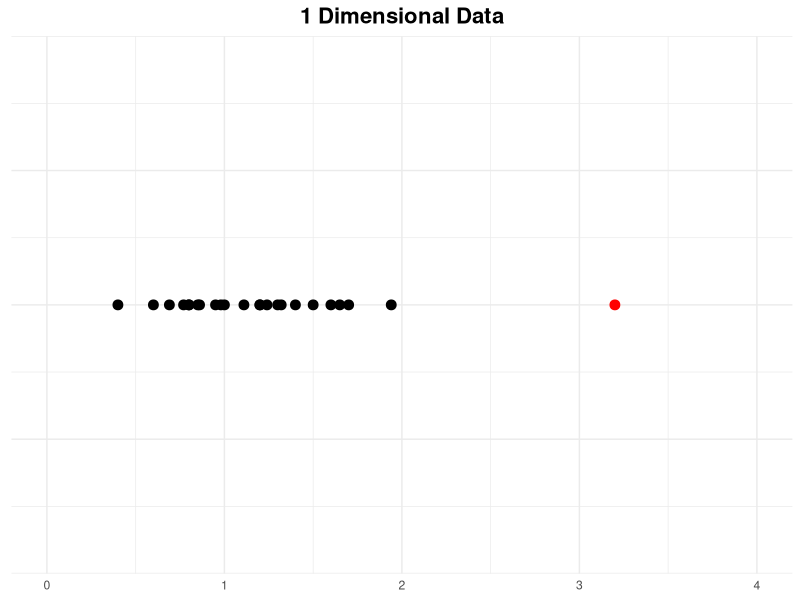
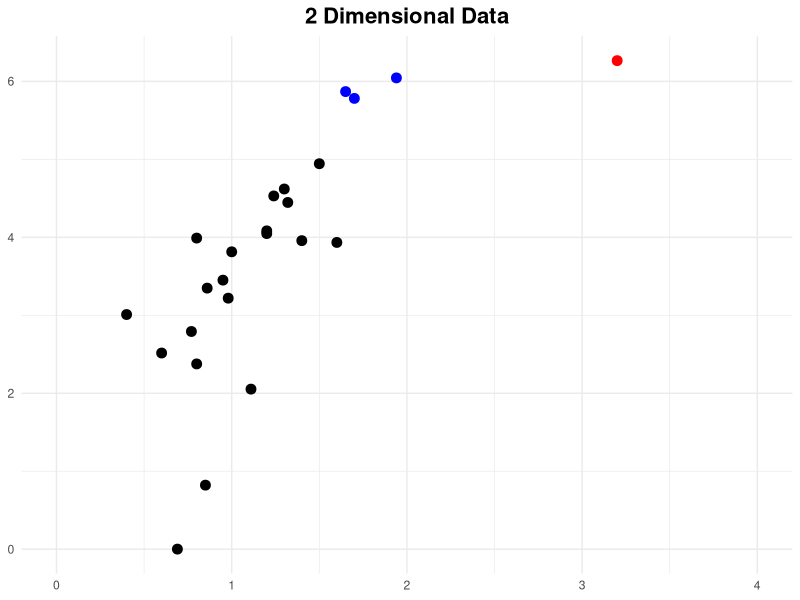
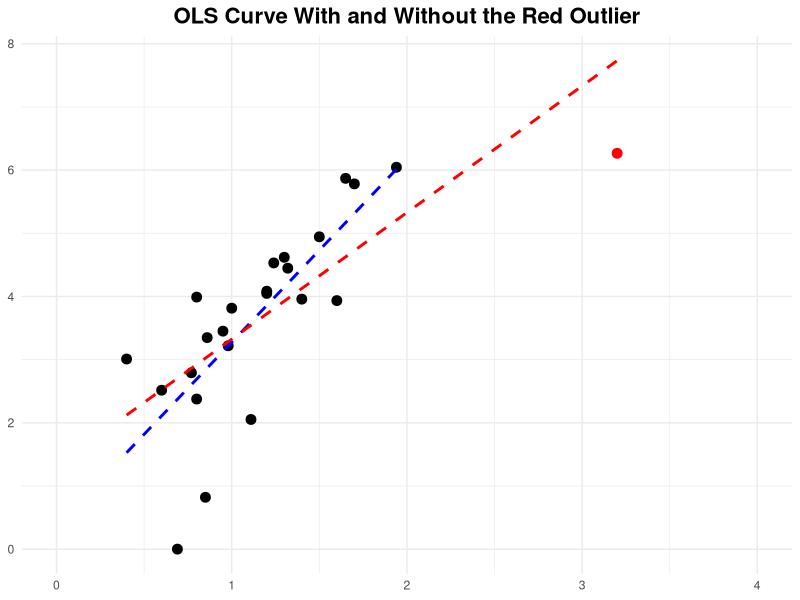

Write the R code that produced these figures, in order.
## ---- chunk 1
library(tidyverse)
## ---- chunk 2
data.1d <- c(1, 1.3, 1.2, 1.5, 1.4, 1.2, 0.8, 0.4, 0.6, 3.2, 1.6, 1.7, 0.8,
             0.85, 0.69, 0.86, 0.77, 1.11, 1.24, 1.32, 1.65, 1.94, 0.95, 0.98)

plot.1 <- ggplot(data.frame(data.1d), aes(x=data.1d, y=0)) +
                  geom_point(size = 3,
                             aes(colour = data.1d == 3.2)) +
                  scale_x_continuous(breaks = 0:4, limits = c(0, 4)) +
                  theme_minimal() +
                  scale_colour_manual(
                    values = c("FALSE" = "black", "TRUE" = "red"),
                    guide = "none"
                  ) +
                  theme(
                    axis.title = element_blank(),
                    axis.text.y = element_blank(),
                    axis.ticks.y = element_blank(),
                    plot.title = element_text(
                                               size = 16,
                                               face = "bold",
                                               hjust = 0.5
                                              )
                  ) +
                  labs(
                    title = "1 Dimensional Data"
                  )
plot.1
## ---- chunk 3
set.seed(99)
x <- c(1, 1.3, 1.2, 1.5, 1.4, 1.2, 0.8, 0.4, 0.6, 3.2, 1.6, 1.7, 0.8,
             0.85, 0.69, 0.86, 0.77, 1.11, 1.24, 1.32, 1.65, 1.94, 0.95, 0.98)

y <- (x+1)*1.8
error <- rnorm(length(y), 0, 1)
y <- y + error

data.2d <- data.frame(x,y)

plot.2 <- ggplot(data.2d, aes(x, y)) +
                  geom_point(size = 3,
                             aes(colour = ifelse(
                                            x == 3.2, "red",
                                            ifelse(x %in% c(1.94, 1.65, 1.7), "blue", "black") ))
                             ) +
                  scale_x_continuous(breaks = 0:4, limits = c(0, 4)) +
                  theme_minimal() +
                  scale_colour_identity() +
                  theme(
                    axis.title = element_blank(),
                    plot.title = element_text(
                                               size = 16,
                                               face = "bold",
                                               hjust = 0.5
                                              )
                  ) +
                  labs(
                    title = "2 Dimensional Data"
                  )
plot.2
## ---- chunk 4
plot.3 <- ggplot(data.2d, aes(x, y)) +

  # Scatterplot
  geom_point(
    size = 3,
    aes(colour = ifelse(x == 3.2, "red", "black"))
  ) +

  # OLS excluding red point
  geom_smooth(
    data = subset(data.2d, x != 3.2),
    aes(x = x, y = y),
    method = "lm",
    formula = y ~ x,
    se = FALSE,
    colour = "blue",
    linetype = "dashed",
    linewidth = 1
  ) +

  # OLS including red point
  geom_smooth(
    method = "lm",
    formula = y ~ x,
    se = FALSE,
    colour = "red",
    linetype = "dashed",
    linewidth = 1
  ) +

  scale_x_continuous(breaks = 0:4, limits = c(0, 4)) +
  theme_minimal() +
  scale_colour_identity() +

  theme(
    axis.title = element_blank(),
    plot.title = element_text(
      size = 16,
      face = "bold",
      hjust = 0.5
    )
  ) +

  labs(title = "OLS Curve With and Without the Red Outlier")

plot.3
